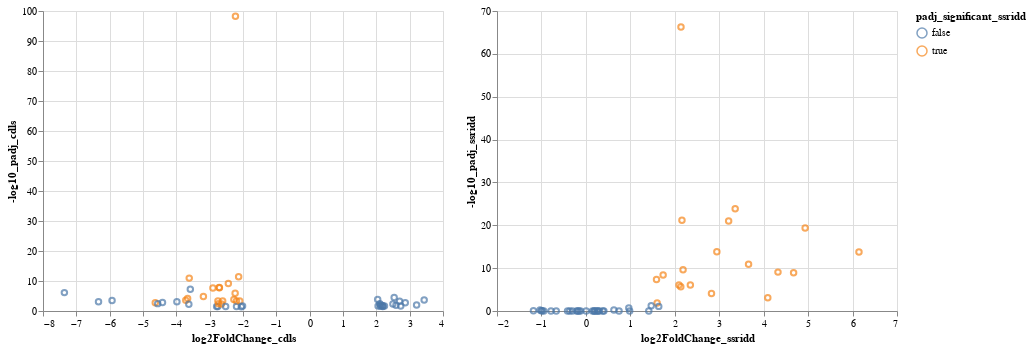

The cell this chart's notebook holds for it:
### Code cell
DESeq2Results_AllPairwise = combined
interval = alt.selection_interval(encodings = ['x','y'])

DESeq2Results_AllPairwise_volcano = alt.Chart(DESeq2Results_AllPairwise).mark_point().encode(
    x = "log2FoldChange_cdls",
    y = "-log10_padj_cdls",
    color = alt.condition(interval, "padj_significant_ssridd", alt.value('gray')),

).properties(
    selection = interval
)

DESeq2Results_AllPairwise_volcano | DESeq2Results_AllPairwise_volcano.encode(x = "log2FoldChange_ssridd", y = "-log10_padj_ssridd")

### Figure 1 — Vega-Lite specification as saved in the notebook (floating-point values rounded to 4 significant figures)
{"config": {"view": {"continuousWidth": 400, "continuousHeight": 300}}, "hconcat": [{"mark": "point", "encoding": {"color": {"condition": {"field": "padj_significant_ssridd", "type": "nominal", "selection": "selector015"}, "value": "gray"}, "x": {"field": "log2FoldChange_cdls", "type": "quantitative"}, "y": {"field": "-log10_padj_cdls", "type": "quantitative"}}, "selection": {"selector015": {"type": "interval", "encodings": ["x", "y"]}}}, {"mark": "point", "encoding": {"color": {"condition": {"field": "padj_significant_ssridd", "type": "nominal", "selection": "selector015"}, "value": "gray"}, "x": {"field": "log2FoldChange_ssridd", "type": "quantitative"}, "y": {"field": "-log10_padj_ssridd", "type": "quantitative"}}, "selection": {"selector015": {"type": "interval", "encodings": ["x", "y"]}}}], "data": {"name": "data-9ef62454de4dc0fc96e77a1b60d96a21"}, "$schema": "https://vega.github.io/schema/vega-lite/v4.17.0.json", "datasets": {"data-9ef62454de4dc0fc96e77a1b60d96a21": [{"baseMean_cdls": 264.1, "log2FoldChange_cdls": -7.358, "lfcSE_cdls": 1.204, "stat_cdls": -6.112, "pvalue_cdls": 9.836e-10, "padj_cdls": 7.47e-07, "-log10_padj_cdls": 6.127, "padj_significant_cdls": true, "baseMean_ssridd": 3.286, "log2FoldChange_ssridd": 0.746, "lfcSE_ssridd": 0.7303, "stat_ssridd": 1.022, "pvalue_ssridd": 0.307, "padj_ssridd": 1.0, "-log10_padj_ssridd": 2.058e-05, "padj_significant_ssridd": false}, {"baseMean_cdls": 101.6, "log2FoldChange_cdls": -6.334, "lfcSE_cdls": 1.394, "stat_cdls": -4.545, "pvalue_cdls": 5.482e-06, "padj_cdls": 0.0008954, "-log10_padj_cdls": 3.048, "padj_significant_cdls": true, "baseMean_ssridd": 2.964, "log2FoldChange_ssridd": 0.9852, "lfcSE_ssridd": 0.828, "stat_ssridd": 1.19, "pvalue_ssridd": 0.2341, "padj_ssridd": 1.0, "-log10_padj_ssridd": 2.058e-05, "padj_significant_ssridd": false}, {"baseMean_cdls": 353.1, "log2FoldChange_cdls": -5.928, "lfcSE_cdls": 1.231, "stat_cdls": -4.817, "pvalue_cdls": 1.457e-06, "padj_cdls": 0.0003118, "-log10_padj_cdls": 3.506, "padj_significant_cdls": true, "baseMean_ssridd": 7.053, "log2FoldChange_ssridd": -0.2082, "lfcSE_ssridd": 0.5027, "stat_ssridd": -0.4143, "pvalue_ssridd": 0.6787, "padj_ssridd": 1.0, "-log10_padj_ssridd": 2.058e-05, "padj_significant_ssridd": false}, {"baseMean_cdls": 440.5, "log2FoldChange_cdls": -4.631, "lfcSE_cdls": 1.06, "stat_cdls": -4.371, "pvalue_cdls": 1.236e-05, "padj_cdls": 0.001682, "-log10_padj_cdls": 2.774, "padj_significant_cdls": true, "baseMean_ssridd": 311.4, "log2FoldChange_ssridd": 4.093, "lfcSE_ssridd": 0.9094, "stat_ssridd": 4.501, "pvalue_ssridd": 6.767e-06, "padj_ssridd": 0.0008597, "-log10_padj_ssridd": 3.066, "padj_significant_ssridd": true}, {"baseMean_cdls": 67.38, "log2FoldChange_cdls": -4.558, "lfcSE_cdls": 1.098, "stat_cdls": -4.151, "pvalue_cdls": 3.314e-05, "padj_cdls": 0.003502, "-log10_padj_cdls": 2.456, "padj_significant_cdls": true, "baseMean_ssridd": 4.456, "log2FoldChange_ssridd": 0.2217, "lfcSE_ssridd": 0.4779, "stat_ssridd": 0.4638, "pvalue_ssridd": 0.6428, "padj_ssridd": 1.0, "-log10_padj_ssridd": 2.058e-05, "padj_significant_ssridd": false}, {"baseMean_cdls": 397.5, "log2FoldChange_cdls": -4.415, "lfcSE_cdls": 1.001, "stat_cdls": -4.411, "pvalue_cdls": 1.03e-05, "padj_cdls": 0.001476, "-log10_padj_cdls": 2.831, "padj_significant_cdls": true, "baseMean_ssridd": 21.05, "log2FoldChange_ssridd": -0.3636, "lfcSE_ssridd": 0.382, "stat_ssridd": -0.952, "pvalue_ssridd": 0.3411, "padj_ssridd": 1.0, "-log10_padj_ssridd": 2.058e-05, "padj_significant_ssridd": false}, {"baseMean_cdls": 218.3, "log2FoldChange_cdls": -3.983, "lfcSE_cdls": 0.8717, "stat_cdls": -4.569, "pvalue_cdls": 4.896e-06, "padj_cdls": 0.0008263, "-log10_padj_cdls": 3.083, "padj_significant_cdls": true, "baseMean_ssridd": 15.32, "log2FoldChange_ssridd": -0.4127, "lfcSE_ssridd": 0.3223, "stat_ssridd": -1.281, "pvalue_ssridd": 0.2004, "padj_ssridd": 1.0, "-log10_padj_ssridd": 2.058e-05, "padj_significant_ssridd": false}, {"baseMean_cdls": 283.9, "log2FoldChange_cdls": -3.717, "lfcSE_cdls": 0.7621, "stat_cdls": -4.877, "pvalue_cdls": 1.077e-06, "padj_cdls": 0.0002407, "-log10_padj_cdls": 3.618, "padj_significant_cdls": true, "baseMean_ssridd": 102.8, "log2FoldChange_ssridd": 2.135, "lfcSE_ssridd": 0.3692, "stat_ssridd": 5.783, "pvalue_ssridd": 7.337e-09, "padj_ssridd": 2.321e-06, "-log10_padj_ssridd": 5.634, "padj_significant_ssridd": true}, {"baseMean_cdls": 1577.0, "log2FoldChange_cdls": -3.661, "lfcSE_cdls": 0.7044, "stat_cdls": -5.197, "pvalue_cdls": 2.021e-07, "padj_cdls": 6.44e-05, "-log10_padj_cdls": 4.191, "padj_significant_cdls": true, "baseMean_ssridd": 606.8, "log2FoldChange_ssridd": 2.186, "lfcSE_ssridd": 0.2991, "stat_ssridd": 7.311, "pvalue_ssridd": 2.649e-13, "padj_ssridd": 2.235e-10, "-log10_padj_ssridd": 9.651, "padj_significant_ssridd": true}, {"baseMean_cdls": 979.5, "log2FoldChange_cdls": -3.625, "lfcSE_cdls": 0.898, "stat_cdls": -4.037, "pvalue_cdls": 5.424e-05, "padj_cdls": 0.005214, "-log10_padj_cdls": 2.283, "padj_significant_cdls": true, "baseMean_ssridd": 122.3, "log2FoldChange_ssridd": 0.2647, "lfcSE_ssridd": 0.3105, "stat_ssridd": 0.8527, "pvalue_ssridd": 0.3938, "padj_ssridd": 1.0, "-log10_padj_ssridd": 2.058e-05, "padj_significant_ssridd": false}, {"baseMean_cdls": 1837.0, "log2FoldChange_cdls": -3.613, "lfcSE_cdls": 0.4599, "stat_cdls": -7.856, "pvalue_cdls": 3.96e-15, "padj_cdls": 1.095e-11, "-log10_padj_cdls": 10.96, "padj_significant_cdls": true, "baseMean_ssridd": 10610.0, "log2FoldChange_ssridd": 6.144, "lfcSE_ssridd": 0.7183, "stat_ssridd": 8.554, "pvalue_ssridd": 1.187e-17, "padj_ssridd": 1.638e-14, "-log10_padj_ssridd": 13.79, "padj_significant_ssridd": true}, {"baseMean_cdls": 273.6, "log2FoldChange_cdls": -3.581, "lfcSE_cdls": 0.5448, "stat_cdls": -6.573, "pvalue_cdls": 4.944e-11, "padj_cdls": 5.363e-08, "-log10_padj_cdls": 7.271, "padj_significant_cdls": true, "baseMean_ssridd": 37.84, "log2FoldChange_ssridd": 0.4044, "lfcSE_ssridd": 0.6507, "stat_ssridd": 0.6214, "pvalue_ssridd": 0.5344, "padj_ssridd": 1.0, "-log10_padj_ssridd": 2.058e-05, "padj_significant_ssridd": false}, {"baseMean_cdls": 140.6, "log2FoldChange_cdls": 3.435, "lfcSE_cdls": 0.6978, "stat_cdls": 4.923, "pvalue_cdls": 8.523e-07, "padj_cdls": 0.0002023, "-log10_padj_cdls": 3.694, "padj_significant_cdls": true, "baseMean_ssridd": 323.0, "log2FoldChange_ssridd": -0.667, "lfcSE_ssridd": 0.8814, "stat_ssridd": -0.7567, "pvalue_ssridd": 0.4492, "padj_ssridd": 1.0, "-log10_padj_ssridd": 2.058e-05, "padj_significant_ssridd": false}, {"baseMean_cdls": 172.5, "log2FoldChange_cdls": 3.208, "lfcSE_cdls": 0.8299, "stat_cdls": 3.866, "pvalue_cdls": 0.0001107, "padj_cdls": 0.009241, "-log10_padj_cdls": 2.034, "padj_significant_cdls": true, "baseMean_ssridd": 1186.0, "log2FoldChange_ssridd": 1.416, "lfcSE_ssridd": 1.065, "stat_ssridd": 1.329, "pvalue_ssridd": 0.1837, "padj_ssridd": 1.0, "-log10_padj_ssridd": 2.058e-05, "padj_significant_ssridd": false}, {"baseMean_cdls": 618.7, "log2FoldChange_cdls": -3.188, "lfcSE_cdls": 0.5739, "stat_cdls": -5.555, "pvalue_cdls": 2.775e-08, "padj_cdls": 1.405e-05, "-log10_padj_cdls": 4.852, "padj_significant_cdls": true, "baseMean_ssridd": 504.8, "log2FoldChange_ssridd": 2.826, "lfcSE_ssridd": 0.5601, "stat_ssridd": 5.046, "pvalue_ssridd": 4.521e-07, "padj_ssridd": 8.493e-05, "-log10_padj_ssridd": 4.071, "padj_significant_ssridd": true}, {"baseMean_cdls": 125.1, "log2FoldChange_cdls": -2.903, "lfcSE_cdls": 0.4316, "stat_cdls": -6.725, "pvalue_cdls": 1.758e-11, "padj_cdls": 2.054e-08, "-log10_padj_cdls": 7.687, "padj_significant_cdls": true, "baseMean_ssridd": 133.5, "log2FoldChange_ssridd": 2.947, "lfcSE_ssridd": 0.3438, "stat_ssridd": 8.571, "pvalue_ssridd": 1.029e-17, "padj_ssridd": 1.563e-14, "-log10_padj_ssridd": 13.81, "padj_significant_ssridd": true}, {"baseMean_cdls": 148.5, "log2FoldChange_cdls": 2.868, "lfcSE_cdls": 0.6618, "stat_cdls": 4.333, "pvalue_cdls": 1.47e-05, "padj_cdls": 0.001925, "-log10_padj_cdls": 2.716, "padj_significant_cdls": true, "baseMean_ssridd": 248.7, "log2FoldChange_ssridd": -1.18, "lfcSE_ssridd": 0.6963, "stat_ssridd": -1.694, "pvalue_ssridd": 0.09019, "padj_ssridd": 0.8789, "-log10_padj_ssridd": 0.05605, "padj_significant_ssridd": false}, {"baseMean_cdls": 520.3, "log2FoldChange_cdls": -2.79, "lfcSE_cdls": 0.8193, "stat_cdls": -3.406, "pvalue_cdls": 0.0006596, "padj_cdls": 0.03408, "-log10_padj_cdls": 1.468, "padj_significant_cdls": true, "baseMean_ssridd": 112.2, "log2FoldChange_ssridd": 0.2673, "lfcSE_ssridd": 0.6309, "stat_ssridd": 0.4236, "pvalue_ssridd": 0.6718, "padj_ssridd": 1.0, "-log10_padj_ssridd": 2.058e-05, "padj_significant_ssridd": false}, {"baseMean_cdls": 157.4, "log2FoldChange_cdls": -2.756, "lfcSE_cdls": 0.7931, "stat_cdls": -3.475, "pvalue_cdls": 0.0005109, "padj_cdls": 0.02905, "-log10_padj_cdls": 1.537, "padj_significant_cdls": true, "baseMean_ssridd": 42.97, "log2FoldChange_ssridd": 0.6305, "lfcSE_ssridd": 0.309, "stat_ssridd": 2.04, "pvalue_ssridd": 0.04134, "padj_ssridd": 0.5895, "-log10_padj_ssridd": 0.2295, "padj_significant_ssridd": false}, {"baseMean_cdls": 174.1, "log2FoldChange_cdls": -2.753, "lfcSE_cdls": 0.5801, "stat_cdls": -4.745, "pvalue_cdls": 2.087e-06, "padj_cdls": 0.0004281, "-log10_padj_cdls": 3.368, "padj_significant_cdls": true, "baseMean_ssridd": 116.9, "log2FoldChange_ssridd": 2.095, "lfcSE_ssridd": 0.351, "stat_ssridd": 5.969, "pvalue_ssridd": 2.387e-09, "padj_ssridd": 8.43e-07, "-log10_padj_ssridd": 6.074, "padj_significant_ssridd": true}, {"baseMean_cdls": 35.87, "log2FoldChange_cdls": -2.734, "lfcSE_cdls": 0.6588, "stat_cdls": -4.15, "pvalue_cdls": 3.329e-05, "padj_cdls": 0.003502, "-log10_padj_cdls": 2.456, "padj_significant_cdls": true, "baseMean_ssridd": 28.87, "log2FoldChange_ssridd": 2.351, "lfcSE_ssridd": 0.3932, "stat_ssridd": 5.978, "pvalue_ssridd": 2.253e-09, "padj_ssridd": 8.146e-07, "-log10_padj_ssridd": 6.089, "padj_significant_ssridd": true}, {"baseMean_cdls": 2429.0, "log2FoldChange_cdls": 2.731, "lfcSE_cdls": 0.7683, "stat_cdls": 3.555, "pvalue_cdls": 0.0003777, "padj_cdls": 0.02332, "-log10_padj_cdls": 1.632, "padj_significant_cdls": true, "baseMean_ssridd": 6387.0, "log2FoldChange_ssridd": -0.1222, "lfcSE_ssridd": 0.8368, "stat_ssridd": -0.146, "pvalue_ssridd": 0.8839, "padj_ssridd": 1.0, "-log10_padj_ssridd": 2.058e-05, "padj_significant_ssridd": false}, {"baseMean_cdls": 144.1, "log2FoldChange_cdls": -2.714, "lfcSE_cdls": 0.3974, "stat_cdls": -6.829, "pvalue_cdls": 8.577e-12, "padj_cdls": 1.447e-08, "-log10_padj_cdls": 7.839, "padj_significant_cdls": true, "baseMean_ssridd": 668.2, "log2FoldChange_ssridd": 4.933, "lfcSE_ssridd": 0.4927, "stat_ssridd": 10.01, "pvalue_ssridd": 1.339e-23, "padj_ssridd": 4.065e-20, "-log10_padj_ssridd": 19.39, "padj_significant_ssridd": true}, {"baseMean_cdls": 911.2, "log2FoldChange_cdls": -2.708, "lfcSE_cdls": 0.3993, "stat_cdls": -6.782, "pvalue_cdls": 1.186e-11, "padj_cdls": 1.802e-08, "-log10_padj_cdls": 7.744, "padj_significant_cdls": true, "baseMean_ssridd": 658.7, "log2FoldChange_ssridd": 2.162, "lfcSE_ssridd": 0.2066, "stat_ssridd": 10.46, "pvalue_ssridd": 1.29e-25, "padj_ssridd": 6.532e-22, "-log10_padj_ssridd": 21.18, "padj_significant_ssridd": true}, {"baseMean_cdls": 222.2, "log2FoldChange_cdls": 2.698, "lfcSE_cdls": 0.5763, "stat_cdls": 4.682, "pvalue_cdls": 2.844e-06, "padj_cdls": 0.0005333, "-log10_padj_cdls": 3.273, "padj_significant_cdls": true, "baseMean_ssridd": 530.4, "log2FoldChange_ssridd": -0.303, "lfcSE_ssridd": 0.7192, "stat_ssridd": -0.4213, "pvalue_ssridd": 0.6736, "padj_ssridd": 1.0, "-log10_padj_ssridd": 2.058e-05, "padj_significant_ssridd": false}, {"baseMean_cdls": 111.0, "log2FoldChange_cdls": -2.647, "lfcSE_cdls": 0.6484, "stat_cdls": -4.082, "pvalue_cdls": 4.466e-05, "padj_cdls": 0.004376, "-log10_padj_cdls": 2.359, "padj_significant_cdls": true, "baseMean_ssridd": 167.1, "log2FoldChange_ssridd": 3.212, "lfcSE_ssridd": 0.3091, "stat_ssridd": 10.39, "pvalue_ssridd": 2.697e-25, "padj_ssridd": 1.024e-21, "-log10_padj_ssridd": 20.99, "padj_significant_ssridd": true}, {"baseMean_cdls": 639.8, "log2FoldChange_cdls": -2.61, "lfcSE_cdls": 0.5526, "stat_cdls": -4.723, "pvalue_cdls": 2.32e-06, "padj_cdls": 0.0004599, "-log10_padj_cdls": 3.337, "padj_significant_cdls": true, "baseMean_ssridd": 2642.0, "log2FoldChange_ssridd": 4.674, "lfcSE_ssridd": 0.6609, "stat_ssridd": 7.072, "pvalue_ssridd": 1.527e-12, "padj_ssridd": 1.156e-09, "-log10_padj_ssridd": 8.937, "padj_significant_ssridd": true}, {"baseMean_cdls": 298.5, "log2FoldChange_cdls": 2.589, "lfcSE_cdls": 0.6877, "stat_cdls": 3.765, "pvalue_cdls": 0.0001667, "padj_cdls": 0.01248, "-log10_padj_cdls": 1.904, "padj_significant_cdls": true, "baseMean_ssridd": 518.6, "log2FoldChange_ssridd": -0.9468, "lfcSE_ssridd": 0.7266, "stat_ssridd": -1.303, "pvalue_ssridd": 0.1926, "padj_ssridd": 1.0, "-log10_padj_ssridd": 2.058e-05, "padj_significant_ssridd": false}, {"baseMean_cdls": 381.3, "log2FoldChange_cdls": 2.535, "lfcSE_cdls": 0.4695, "stat_cdls": 5.399, "pvalue_cdls": 6.692e-08, "padj_cdls": 2.904e-05, "-log10_padj_cdls": 4.537, "padj_significant_cdls": true, "baseMean_ssridd": 1025.0, "log2FoldChange_ssridd": 0.005548, "lfcSE_ssridd": 0.7618, "stat_ssridd": 0.007282, "pvalue_ssridd": 0.9942, "padj_ssridd": 1.0, "-log10_padj_ssridd": 2.058e-05, "padj_significant_ssridd": false}, {"baseMean_cdls": 262.1, "log2FoldChange_cdls": -2.52, "lfcSE_cdls": 0.7391, "stat_cdls": -3.41, "pvalue_cdls": 0.0006501, "padj_cdls": 0.03382, "-log10_padj_cdls": 1.471, "padj_significant_cdls": true, "baseMean_ssridd": 65.77, "log2FoldChange_ssridd": 0.1902, "lfcSE_ssridd": 0.2455, "stat_ssridd": 0.7747, "pvalue_ssridd": 0.4385, "padj_ssridd": 1.0, "-log10_padj_ssridd": 2.058e-05, "padj_significant_ssridd": false}, {"baseMean_cdls": 448.0, "log2FoldChange_cdls": 2.497, "lfcSE_cdls": 0.6107, "stat_cdls": 4.089, "pvalue_cdls": 4.328e-05, "padj_cdls": 0.004312, "-log10_padj_cdls": 2.365, "padj_significant_cdls": true, "baseMean_ssridd": 1287.0, "log2FoldChange_ssridd": 0.1482, "lfcSE_ssridd": 0.7329, "stat_ssridd": 0.2022, "pvalue_ssridd": 0.8398, "padj_ssridd": 1.0, "-log10_padj_ssridd": 2.058e-05, "padj_significant_ssridd": false}, {"baseMean_cdls": 152.4, "log2FoldChange_cdls": -2.44, "lfcSE_cdls": 0.3343, "stat_cdls": -7.297, "pvalue_cdls": 2.945e-13, "padj_cdls": 6.391e-10, "-log10_padj_cdls": 9.194, "padj_significant_cdls": true, "baseMean_ssridd": 289.6, "log2FoldChange_ssridd": 3.359, "lfcSE_ssridd": 0.3034, "stat_ssridd": 11.07, "pvalue_ssridd": 1.73e-28, "padj_ssridd": 1.314e-24, "-log10_padj_ssridd": 23.88, "padj_significant_ssridd": true}, {"baseMean_cdls": 339.9, "log2FoldChange_cdls": -2.273, "lfcSE_cdls": 0.4551, "stat_cdls": -4.996, "pvalue_cdls": 5.868e-07, "padj_cdls": 0.0001564, "-log10_padj_cdls": 3.806, "padj_significant_cdls": true, "baseMean_ssridd": 249.5, "log2FoldChange_ssridd": 1.738, "lfcSE_ssridd": 0.2523, "stat_ssridd": 6.889, "pvalue_ssridd": 5.61e-12, "padj_ssridd": 3.873e-09, "-log10_padj_ssridd": 8.412, "padj_significant_ssridd": true}, {"baseMean_cdls": 340.5, "log2FoldChange_cdls": 2.244, "lfcSE_cdls": 0.6321, "stat_cdls": 3.55, "pvalue_cdls": 0.0003854, "padj_cdls": 0.02349, "-log10_padj_cdls": 1.629, "padj_significant_cdls": true, "baseMean_ssridd": 935.5, "log2FoldChange_ssridd": 0.1846, "lfcSE_ssridd": 0.8163, "stat_ssridd": 0.2262, "pvalue_ssridd": 0.8211, "padj_ssridd": 1.0, "-log10_padj_ssridd": 2.058e-05, "padj_significant_ssridd": false}, {"baseMean_cdls": 696.8, "log2FoldChange_cdls": -2.236, "lfcSE_cdls": 0.3706, "stat_cdls": -6.033, "pvalue_cdls": 1.613e-09, "padj_cdls": 1.114e-06, "-log10_padj_cdls": 5.953, "padj_significant_cdls": true, "baseMean_ssridd": 2906.0, "log2FoldChange_ssridd": 4.322, "lfcSE_ssridd": 0.6068, "stat_ssridd": 7.122, "pvalue_ssridd": 1.062e-12, "padj_ssridd": 8.49e-10, "-log10_padj_ssridd": 9.071, "padj_significant_ssridd": true}, {"baseMean_cdls": 489.7, "log2FoldChange_cdls": -2.226, "lfcSE_cdls": 0.1032, "stat_cdls": -21.57, "pvalue_cdls": 3.74e-103, "padj_cdls": 5.68e-99, "-log10_padj_cdls": 98.25, "padj_significant_cdls": true, "baseMean_ssridd": 480.2, "log2FoldChange_ssridd": 2.14, "lfcSE_ssridd": 0.12, "stat_ssridd": 17.84, "pvalue_ssridd": 3.683e-71, "padj_ssridd": 5.593e-67, "-log10_padj_ssridd": 66.25, "padj_significant_ssridd": true}, {"baseMean_cdls": 195.5, "log2FoldChange_cdls": -2.196, "lfcSE_cdls": 0.4653, "stat_cdls": -4.72, "pvalue_cdls": 2.362e-06, "padj_cdls": 0.0004599, "-log10_padj_cdls": 3.337, "padj_significant_cdls": true, "baseMean_ssridd": 137.0, "log2FoldChange_ssridd": 1.589, "lfcSE_ssridd": 0.2451, "stat_ssridd": 6.484, "pvalue_ssridd": 8.914e-11, "padj_ssridd": 4.668e-08, "-log10_padj_ssridd": 7.331, "padj_significant_ssridd": true}, {"baseMean_cdls": 66.91, "log2FoldChange_cdls": 2.194, "lfcSE_cdls": 0.6177, "stat_cdls": 3.553, "pvalue_cdls": 0.0003815, "padj_cdls": 0.02343, "-log10_padj_cdls": 1.63, "padj_significant_cdls": true, "baseMean_ssridd": 201.7, "log2FoldChange_ssridd": 0.3812, "lfcSE_ssridd": 0.7538, "stat_ssridd": 0.5057, "pvalue_ssridd": 0.6131, "padj_ssridd": 1.0, "-log10_padj_ssridd": 2.058e-05, "padj_significant_ssridd": false}, {"baseMean_cdls": 142.4, "log2FoldChange_cdls": -2.194, "lfcSE_cdls": 0.6319, "stat_cdls": -3.472, "pvalue_cdls": 0.0005163, "padj_cdls": 0.02905, "-log10_padj_cdls": 1.537, "padj_significant_cdls": true, "baseMean_ssridd": 68.96, "log2FoldChange_ssridd": 0.9657, "lfcSE_ssridd": 0.3618, "stat_ssridd": 2.669, "pvalue_ssridd": 0.007605, "padj_ssridd": 0.1909, "-log10_padj_ssridd": 0.7192, "padj_significant_ssridd": false}, {"baseMean_cdls": 23150.0, "log2FoldChange_cdls": 2.193, "lfcSE_cdls": 0.6367, "stat_cdls": 3.444, "pvalue_cdls": 0.0005741, "padj_cdls": 0.03137, "-log10_padj_cdls": 1.504, "padj_significant_cdls": true, "baseMean_ssridd": 39080.0, "log2FoldChange_ssridd": -0.7855, "lfcSE_ssridd": 0.6485, "stat_ssridd": -1.211, "pvalue_ssridd": 0.2258, "padj_ssridd": 1.0, "-log10_padj_ssridd": 2.058e-05, "padj_significant_ssridd": false}, {"baseMean_cdls": 1805.0, "log2FoldChange_cdls": 2.171, "lfcSE_cdls": 0.5833, "stat_cdls": 3.722, "pvalue_cdls": 0.0001979, "padj_cdls": 0.01399, "-log10_padj_cdls": 1.854, "padj_significant_cdls": true, "baseMean_ssridd": 2757.0, "log2FoldChange_ssridd": -1.003, "lfcSE_ssridd": 0.6025, "stat_ssridd": -1.664, "pvalue_ssridd": 0.09609, "padj_ssridd": 0.8996, "-log10_padj_ssridd": 0.04594, "padj_significant_ssridd": false}, {"baseMean_cdls": 880.4, "log2FoldChange_cdls": -2.131, "lfcSE_cdls": 0.2653, "stat_cdls": -8.032, "pvalue_cdls": 9.604e-16, "padj_cdls": 3.647e-12, "-log10_padj_cdls": 11.44, "padj_significant_cdls": true, "baseMean_ssridd": 655.4, "log2FoldChange_ssridd": 1.604, "lfcSE_ssridd": 0.4322, "stat_ssridd": 3.71, "pvalue_ssridd": 0.0002071, "padj_ssridd": 0.01327, "-log10_padj_ssridd": 1.877, "padj_significant_ssridd": true}, {"baseMean_cdls": 1919.0, "log2FoldChange_cdls": 2.126, "lfcSE_cdls": 0.6007, "stat_cdls": 3.539, "pvalue_cdls": 0.0004009, "padj_cdls": 0.02417, "-log10_padj_cdls": 1.617, "padj_significant_cdls": true, "baseMean_ssridd": 2914.0, "log2FoldChange_ssridd": -0.9837, "lfcSE_ssridd": 0.5966, "stat_ssridd": -1.649, "pvalue_ssridd": 0.09918, "padj_ssridd": 0.9073, "-log10_padj_ssridd": 0.04223, "padj_significant_ssridd": false}, {"baseMean_cdls": 991.0, "log2FoldChange_cdls": 2.125, "lfcSE_cdls": 0.5504, "stat_cdls": 3.86, "pvalue_cdls": 0.0001133, "padj_cdls": 0.0094, "-log10_padj_cdls": 2.027, "padj_significant_cdls": true, "baseMean_ssridd": 1476.0, "log2FoldChange_ssridd": -1.031, "lfcSE_ssridd": 0.508, "stat_ssridd": -2.03, "pvalue_ssridd": 0.04236, "padj_ssridd": 0.5989, "-log10_padj_ssridd": 0.2226, "padj_significant_ssridd": false}, {"baseMean_cdls": 885.6, "log2FoldChange_cdls": 2.104, "lfcSE_cdls": 0.5073, "stat_cdls": 4.147, "pvalue_cdls": 3.366e-05, "padj_cdls": 0.003502, "-log10_padj_cdls": 2.456, "padj_significant_cdls": true, "baseMean_ssridd": 1958.0, "log2FoldChange_ssridd": -0.1558, "lfcSE_ssridd": 0.6859, "stat_ssridd": -0.2272, "pvalue_ssridd": 0.8203, "padj_ssridd": 1.0, "-log10_padj_ssridd": 2.058e-05, "padj_significant_ssridd": false}, {"baseMean_cdls": 119.7, "log2FoldChange_cdls": -2.098, "lfcSE_cdls": 0.4459, "stat_cdls": -4.705, "pvalue_cdls": 2.534e-06, "padj_cdls": 0.0004872, "-log10_padj_cdls": 3.312, "padj_significant_cdls": true, "baseMean_ssridd": 345.3, "log2FoldChange_ssridd": 3.66, "lfcSE_ssridd": 0.4738, "stat_ssridd": 7.724, "pvalue_ssridd": 1.128e-14, "padj_ssridd": 1.224e-11, "-log10_padj_ssridd": 10.91, "padj_significant_ssridd": true}, {"baseMean_cdls": 68.71, "log2FoldChange_cdls": 2.053, "lfcSE_cdls": 0.5703, "stat_cdls": 3.6, "pvalue_cdls": 0.0003188, "padj_cdls": 0.02027, "-log10_padj_cdls": 1.693, "padj_significant_cdls": true, "baseMean_ssridd": 191.1, "log2FoldChange_ssridd": 0.3073, "lfcSE_ssridd": 0.7573, "stat_ssridd": 0.4057, "pvalue_ssridd": 0.6849, "padj_ssridd": 1.0, "-log10_padj_ssridd": 2.058e-05, "padj_significant_ssridd": false}, {"baseMean_cdls": 74.2, "log2FoldChange_cdls": -2.051, "lfcSE_cdls": 0.6088, "stat_cdls": -3.368, "pvalue_cdls": 0.0007559, "padj_cdls": 0.03706, "-log10_padj_cdls": 1.431, "padj_significant_cdls": true, "baseMean_ssridd": 53.3, "log2FoldChange_ssridd": 1.47, "lfcSE_ssridd": 0.4605, "stat_ssridd": 3.193, "pvalue_ssridd": 0.001408, "padj_ssridd": 0.05731, "-log10_padj_ssridd": 1.242, "padj_significant_ssridd": false}, {"baseMean_cdls": 2244.0, "log2FoldChange_cdls": 2.041, "lfcSE_cdls": 0.4063, "stat_cdls": 5.022, "pvalue_cdls": 5.118e-07, "padj_cdls": 0.0001413, "-log10_padj_cdls": 3.85, "padj_significant_cdls": true, "baseMean_ssridd": 4810.0, "log2FoldChange_ssridd": -0.1851, "lfcSE_ssridd": 0.6351, "stat_ssridd": -0.2915, "pvalue_ssridd": 0.7706, "padj_ssridd": 1.0, "-log10_padj_ssridd": 2.058e-05, "padj_significant_ssridd": false}, {"baseMean_cdls": 146.7, "log2FoldChange_cdls": -2.013, "lfcSE_cdls": 0.5639, "stat_cdls": -3.57, "pvalue_cdls": 0.0003569, "padj_cdls": 0.02234, "-log10_padj_cdls": 1.651, "padj_significant_cdls": true, "baseMean_ssridd": 119.0, "log2FoldChange_ssridd": 1.639, "lfcSE_ssridd": 0.5395, "stat_ssridd": 3.038, "pvalue_ssridd": 0.00238, "padj_ssridd": 0.08337, "-log10_padj_ssridd": 1.079, "padj_significant_ssridd": false}]}}
